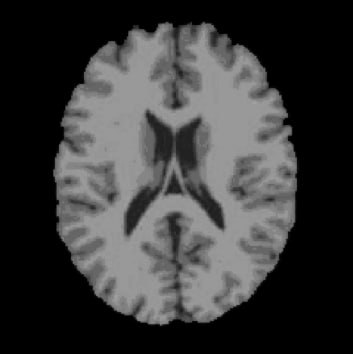
#> input picture img/brain.jpg, 353 x 354 px
$ python -i processing.py   (imports and definitions only)
#> lines starting #> are read from the running program, lines starting #| are printed output that depends on the picture; after the words box and inside, x2 and y2 are one past the last pixel; in counts of white or black regions, pixels touching at a corner belong together
#> further down, picture is the input picture: shape (354, 353, 3); min 0, max 162, mean 57.3
"""
Provides advanced functions for processing MRI brain images.
"""

import numpy as np
import cv2
from skimage.restoration import denoise_tv_bregman
from skimage.util import img_as_ubyte

def adjust_image(src: np.ndarray) -> np.ndarray:
    """
    Processes an MRI image by performing the following operations:

    - Denoising the image using split-Bregman optimization.
    - Histogram equalization.
    - Setting the background color to black.

    :param src: Image to be adjusted.
    :type src: np.ndarray

    :return: Adjusted image.
    :rtype: np.ndarray
    """

    # Copy the image
    img = src.copy()

    # Resize the imag to allow the script to work better
    # These are the dimensions of the images in the dataset. Keep them as references
    ref_width = 480
    ref_height = 635

    height, width, _ = img.shape
#> height = 354; width = 353
    aspect_ratio = width / height
#> aspect_ratio = 0.997

    if abs(ref_height - height) < abs(ref_width - width):
        width = ref_width
        height = int(ref_width / aspect_ratio)

    else:
        height = ref_height
        width = int(ref_height * aspect_ratio)
#> width = 633

    img = cv2.resize(img, (width, height), interpolation=cv2.INTER_CUBIC)

    # Convert to grayscale
    gray = cv2.cvtColor(src=img, code=cv2.COLOR_BGR2GRAY)

    # Denoise the image using split-Bregman optimization
    denoised = denoise_tv_bregman(gray, 4)
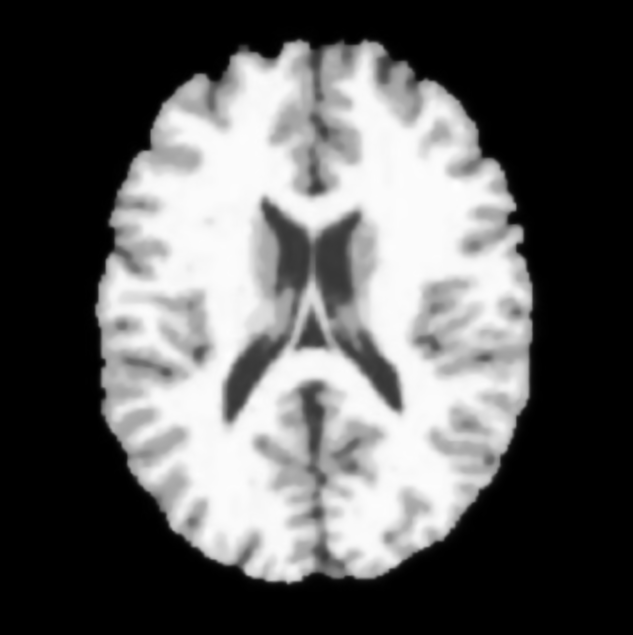
#> denoised: shape (635, 633) float64; min -0.000588, max 0.607, mean 0.225; drawn with min black and max white
    denoised = img_as_ubyte(denoised)

    # Perform histogram equalization only on the brain
    equalized = cv2.equalizeHist(denoised)
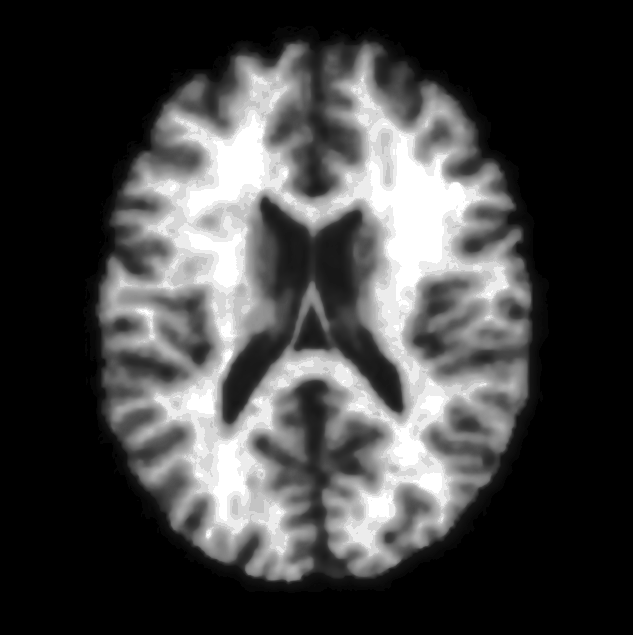
#> equalized: shape (635, 633); min 0, max 255, mean 67.1
    equalized = cv2.cvtColor(equalized, cv2.COLOR_GRAY2BGR)
#> equalized: shape (635, 633, 3)

    # Extract the brain
    _, thresh = cv2.threshold(src=denoised, thresh=50, maxval=255, type=cv2.THRESH_BINARY)
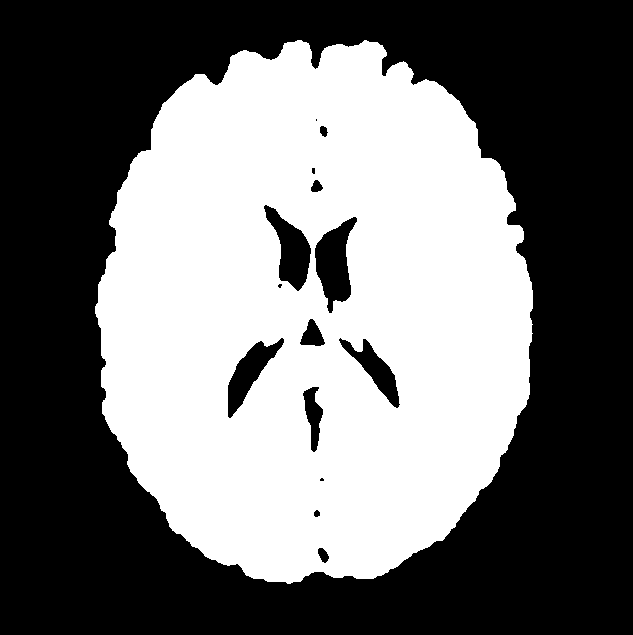
#> thresh: shape (635, 633); 44.3% white; 1 white region
    contours, _ = cv2.findContours(image=thresh, mode=cv2.RETR_EXTERNAL, method=cv2.CHAIN_APPROX_SIMPLE)
#> contours = 1 contour; box (x1, y1, x2, y2) and area: (95, 40, 533, 584) 185833

    # Create a black image (all zeros) with the same size as img
    merged = np.zeros_like(img)

    # Draw the contour of the brain on merged
    cv2.drawContours(merged, [contours[0]], 0, (255, 255, 255), thickness=cv2.FILLED)
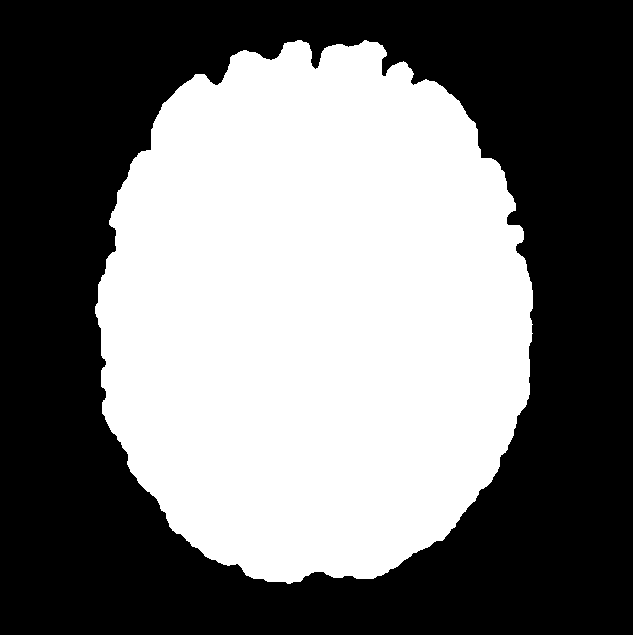
#> merged: shape (635, 633, 3); 46.4% white; 1 white region, box (x1, y1, x2, y2) and area: (95, 40, 533, 584) 186646

    # Create a mask for the region inside the contour
    mask = np.zeros_like(denoised)
    cv2.drawContours(mask, [contours[0]], 0, (255, 255, 255), thickness=cv2.FILLED)

    # Assign equalized inside the brain
    merged[mask == 255] = equalized[mask == 255]

    # Assign denoised outside the brain.
    # In this way we can denoise the background and make it all black, without doing equalization on it
    denoised = cv2.cvtColor(denoised, cv2.COLOR_GRAY2BGR)
#> denoised: shape (635, 633, 3)
    merged[mask == 0] = denoised[mask == 0]
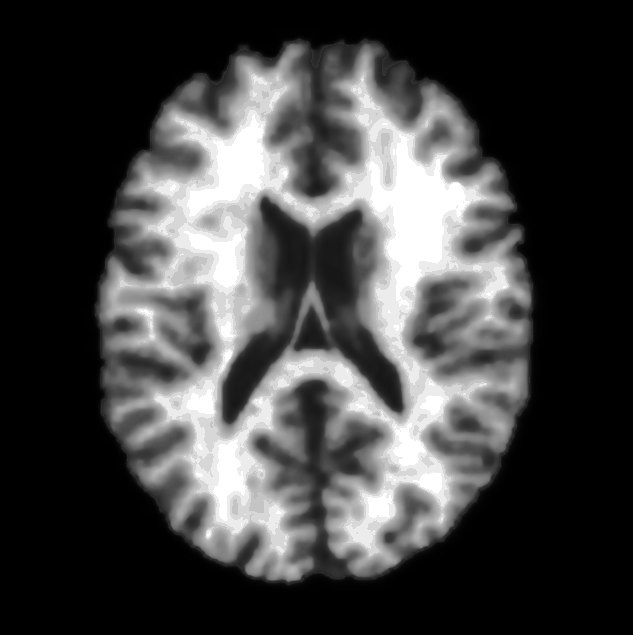
#> merged: shape (635, 633, 3); min 0, max 255, mean 66.8

    return merged

# [254 lines left out: functions merge_images, remove_skull, find_best_brain_contour, adjust_brain, not called in this run]

>>> import cv2
>>> picture = cv2.imread('../img/brain.jpg')
>>> result = adjust_image(picture)
